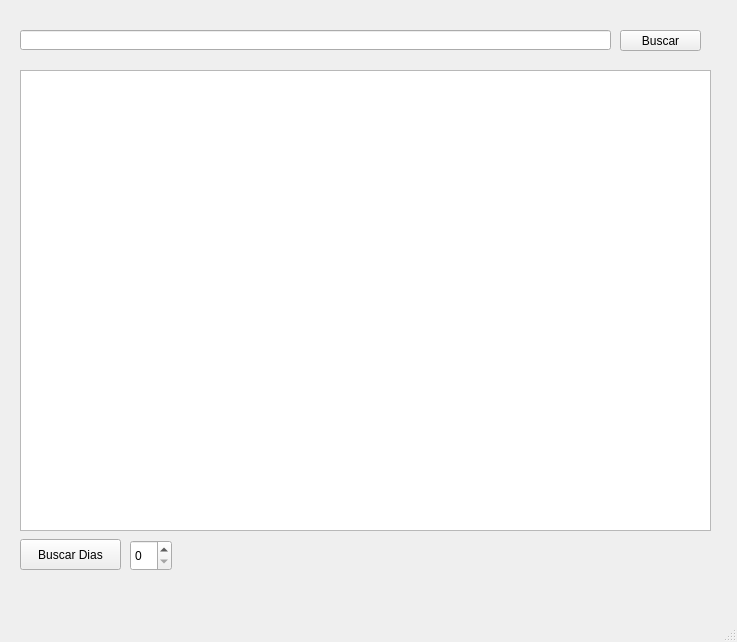
<?xml version="1.0" encoding="UTF-8"?>
<ui version="4.0">
 <class>MainWindow</class>
 <widget class="QMainWindow" name="MainWindow">
  <property name="geometry">
   <rect>
    <x>0</x>
    <y>0</y>
    <width>737</width>
    <height>642</height>
   </rect>
  </property>
  <property name="windowTitle">
   <string>MainWindow</string>
  </property>
  <widget class="QWidget" name="centralwidget">
   <widget class="QPushButton" name="btnTraer">
    <property name="geometry">
     <rect>
      <x>620</x>
      <y>30</y>
      <width>81</width>
      <height>21</height>
     </rect>
    </property>
    <property name="toolTip">
     <string>ddddd</string>
    </property>
    <property name="toolTipDuration">
     <number>6</number>
    </property>
    <property name="text">
     <string>Buscar</string>
    </property>
    <property name="autoDefault">
     <bool>true</bool>
    </property>
   </widget>
   <widget class="QTableWidget" name="tblData">
    <property name="geometry">
     <rect>
      <x>20</x>
      <y>70</y>
      <width>691</width>
      <height>461</height>
     </rect>
    </property>
   </widget>
   <widget class="QLineEdit" name="txtBusqueda">
    <property name="geometry">
     <rect>
      <x>20</x>
      <y>30</y>
      <width>591</width>
      <height>20</height>
     </rect>
    </property>
   </widget>
   <widget class="QPushButton" name="btnTraer_2">
    <property name="geometry">
     <rect>
      <x>20</x>
      <y>539</y>
      <width>101</width>
      <height>31</height>
     </rect>
    </property>
    <property name="toolTip">
     <string>ddddd</string>
    </property>
    <property name="toolTipDuration">
     <number>6</number>
    </property>
    <property name="text">
     <string>Buscar Dias</string>
    </property>
    <property name="autoDefault">
     <bool>true</bool>
    </property>
   </widget>
   <widget class="QSpinBox" name="spinBox">
    <property name="geometry">
     <rect>
      <x>130</x>
      <y>540</y>
      <width>42</width>
      <height>31</height>
     </rect>
    </property>
   </widget>
  </widget>
  <widget class="QMenuBar" name="menubar">
   <property name="geometry">
    <rect>
     <x>0</x>
     <y>0</y>
     <width>737</width>
     <height>26</height>
    </rect>
   </property>
  </widget>
  <widget class="QStatusBar" name="statusbar"/>
 </widget>
 <resources/>
 <connections/>
</ui>
